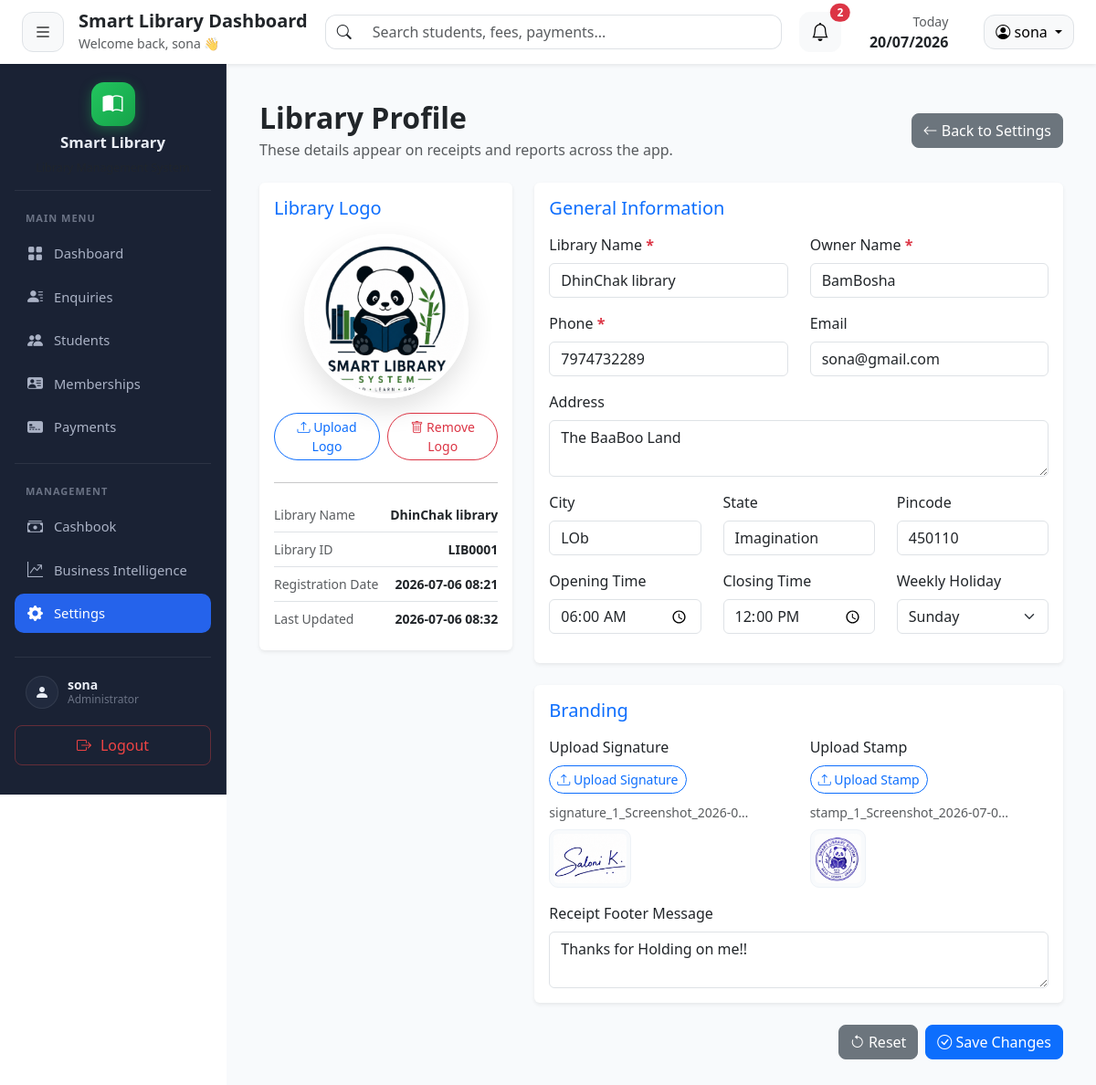
The page /settings/library (signed in) on the database its author committed.
### tables this page shows
CREATE TABLE library_settings (
            setting_id INTEGER PRIMARY KEY AUTOINCREMENT,
            admin_id INTEGER NOT NULL UNIQUE,
            library_name TEXT NOT NULL,
            owner_name TEXT,
            phone TEXT NOT NULL,
            email TEXT,
            address TEXT,
            city TEXT,
            state TEXT,
            pincode TEXT,
            opening_time TEXT,
            closing_time TEXT,
            weekly_holiday TEXT,
            logo_path TEXT,
            stamp_path TEXT,
            signature_path TEXT,
            created_at TIMESTAMP DEFAULT CURRENT_TIMESTAMP,
            updated_at TIMESTAMP DEFAULT CURRENT_TIMESTAMP, receipt_footer TEXT,
            FOREIGN KEY (admin_id) REFERENCES admins(admin_id)
        );

### routes/setting.py (the view, shortened to what this page needs)
@setting_bp.route("/library", methods=["GET", "POST"])
def library_profile():
    if "admin_id" not in session:
        return redirect("/")
    admin_id = session["admin_id"]
    existing = get_library_settings(admin_id)
    is_ajax = request.headers.get("X-Requested-With") == "XMLHttpRequest"
    library_id = f"LIB{admin_id:04d}"
    return render_template(
        "settings/library_profile.html",
        settings=existing,
        library_id=library_id
    )

### templates/settings/library_profile.html (shortened to what this page needs)
{% extends "layouts/base.html" %}
{% block styles %}
<link rel="stylesheet"
      href="{{ url_for('static', filename='css/settings.css') }}">
{% endblock %}
{% block content %}
<div class="container-fluid py-3 settings-page">
    <div class="d-flex justify-content-between align-items-center mb-4">
        <div>
            <h2 class="fw-bold mb-1">
                Library Profile
            </h2>
            <p class="text-muted mb-0">
                These details appear on receipts and reports across the app.
            </p>
        </div>
        <a href="{{ url_for('setting.index') }}" class="btn btn-secondary rounded-3">
            <i class="bi bi-arrow-left"></i>
            Back to Settings
        </a>
    </div>
    <form method="POST"
          action="{{ url_for('setting.library_profile') }}"
          enctype="multipart/form-data"
          id="libraryProfileForm"
          data-has-logo="{{ '1' if settings and settings.logo_path else '0' }}"
          data-remove-logo-url="{{ url_for('setting.remove_library_logo') }}"
          novalidate>
        <div class="row g-4">
            <div class="col-lg-4 library-sidebar">
                <div class="card shadow-sm border-0">
                    <div class="card-body text-center">
                        <h5 class="mb-3 text-primary text-start">
                            Library Logo
                        </h5>
                        <div class="mb-3">
                            {% if settings and settings.logo_path %}
                            <img src="{{ url_for('static', filename=settings.logo_path) }}"
                                 alt="Library Logo"
                                 class="settings-logo-circle"
                                 id="logoPreview">
                            {% else %}
                            <div class="settings-logo-circle-empty" id="logoPreview">
                                <i class="bi bi-building"></i>
                            </div>
                            {% endif %}
                        </div>
                        <div class="d-flex justify-content-center gap-2 mb-4">
                            <label for="logoInput" class="btn btn-outline-primary btn-sm rounded-pill mb-0">
                                <i class="bi bi-upload"></i>
                                Upload Logo
                            </label>
                            <button type="button" id="removeLogoBtn" class="btn btn-outline-danger btn-sm rounded-pill">
                                <i class="bi bi-trash"></i>
                                Remove Logo
                            </button>
                        </div>
                        <hr>
                        <div class="settings-meta-list text-start">
                            <div class="d-flex justify-content-between py-2 border-bottom">
                                <span class="text-muted">Library Name</span>
                                <span class="fw-semibold" id="metaLibraryName">{{ settings.library_name if settings else '—' }}</span>
                            </div>
                            <div class="d-flex justify-content-between py-2 border-bottom">
                                <span class="text-muted">Library ID</span>
                                <span class="fw-semibold">{{ library_id }}</span>
                            </div>
                            <div class="d-flex justify-content-between py-2 border-bottom">
                                <span class="text-muted">Registration Date</span>
                                <span class="fw-semibold" id="metaRegDate">{{ settings.created_at[:16] if settings else '—' }}</span>
                            </div>
                            <div class="d-flex justify-content-between py-2">
                                <span class="text-muted">Last Updated</span>
                                <span class="fw-semibold" id="metaLastUpdated">{{ settings.updated_at[:16] if settings else '—' }}</span>
                            </div>
                        </div>
                    </div>
                </div>
            </div>
            <div class="col-lg-8">
                <div class="card shadow-sm border-0 mb-4">
                    <div class="card-body">
                        <h5 class="mb-3 text-primary">
                            General Information
                        </h5>
                        <div class="row">
                            <div class="col-md-6 mb-3">
                                <label class="form-label">
                                    Library Name <span class="text-danger">*</span>
                                </label>
                                <input type="text"
                                       class="form-control"
                                       name="library_name"
                                       value="{{ settings.library_name if settings else '' }}"
                                       required>
                            </div>
                            <div class="col-md-6 mb-3">
                                <label class="form-label">
                                    Owner Name <span class="text-danger">*</span>
                                </label>
                                <input type="text"
                                       class="form-control"
                                       name="owner_name"
                                       value="{{ settings.owner_name if settings else '' }}"
                                       required>
                            </div>
                            <div class="col-md-6 mb-3">
                                <label class="form-label">
                                    Phone <span class="text-danger">*</span>
                                </label>
                                <input type="tel"
                                       class="form-control"
                                       name="phone"
                                       inputmode="numeric"
                                       value="{{ settings.phone if settings else '' }}"
                                       required>
                            </div>
                            <div class="col-md-6 mb-3">
                                <label class="form-label">
                                    Email
                                </label>
                                <input type="email"
                                       class="form-control"
                                       name="email"
                                       value="{{ settings.email if settings else '' }}">
                            </div>
                            <div class="col-12 mb-3">
                                <label class="form-label">
                                    Address
                                </label>
                                <textarea class="form-control"
                                          name="address"
                                          class="form-control"
                                          rows="2">{{ settings.address if settings else '' }}</textarea>
                            </div>
                            <div class="col-md-4 mb-3">
                                <label class="form-label">
                                    City
                                </label>
                                <input type="text"
                                       class="form-control"
                                       name="city"
                                       value="{{ settings.city if settings else '' }}">
                            </div>
                            <div class="col-md-4 mb-3">
                                <label class="form-label">
                                    State
                                </label>
                                <input type="text"
                                       class="form-control"
                                       name="state"
                                       value="{{ settings.state if settings else '' }}">
                            </div>
                            <div class="col-md-4 mb-3">
                                <label class="form-label">
                                    Pincode
                                </label>
                                <input type="text"
                                       class="form-control"
                                       name="pincode"
                                       value="{{ settings.pincode if settings else '' }}">
                            </div>
                            <div class="col-md-4 mb-3">
                                <label class="form-label">
                                    Opening Time
                                </label>
                                <input type="time"
                                       class="form-control"
                                       name="opening_time"
                                       id="openingTime"
                                       value="{{ settings.opening_time if settings else '' }}">
                            </div>
                            <div class="col-md-4 mb-3">
                                <label class="form-label">
                                    Closing Time
                                </label>
                                <input type="time"
                                       class="form-control"
                                       name="closing_time"
                                       id="closingTime"
                                       value="{{ settings.closing_time if settings else '' }}">
                            </div>
                            <div class="col-md-4 mb-3">
                                <label class="form-label">
                                    Weekly Holiday
                                </label>
                                <select class="form-select" name="weekly_holiday">
                                    {% for day in ["Monday", "Tuesday", "Wednesday", "Thursday", "Friday", "Saturday", "Sunday"] %}
                                    <option value="{{ day }}" {% if settings and settings.weekly_holiday == day %}selected{% endif %}>{{ day }}</option>
                                    {% endfor %}
                                </select>
                            </div>
                        </div>
                    </div>
                </div>
                <div class="card shadow-sm border-0">
                    <div class="card-body">
                        <h5 class="mb-3 text-primary">
                            Branding
                        </h5>
                        <div class="row">
                            <div class="col-md-6 mb-3">
                                <label class="form-label">
                                    Upload Signature
                                </label>
                                <div class="settings-upload-control">
                                    <label for="signatureInput" class="btn btn-outline-primary btn-sm rounded-pill mb-0">
                                        <i class="bi bi-upload"></i>
                                        Upload Signature
                                    </label>
                                    <span class="settings-filename text-muted small" id="signatureFilename">
                                        {{ settings.signature_path.split('/')[-1] if settings and settings.signature_path else 'No file selected' }}
                                    </span>
                                </div>
                                <div class="settings-doc-preview mt-2" id="signaturePreviewWrap">
                                    {% if settings and settings.signature_path %}
                                    <img src="{{ url_for('static', filename=settings.signature_path) }}"
                                         alt="Signature preview"
                                         class="settings-doc-preview-img">
                                    {% endif %}
                                </div>
                            </div>
                            <div class="col-md-6 mb-3">
                                <label class="form-label">
                                    Upload Stamp
                                </label>
                                <div class="settings-upload-control">
                                    <label for="stampInput" class="btn btn-outline-primary btn-sm rounded-pill mb-0">
                                        <i class="bi bi-upload"></i>
                                        Upload Stamp
                                    </label>
                                    <span class="settings-filename text-muted small" id="stampFilename">
                                        {{ settings.stamp_path.split('/')[-1] if settings and settings.stamp_path else 'No file selected' }}
                                    </span>
                                </div>
                                <div class="settings-doc-preview mt-2" id="stampPreviewWrap">
                                    {% if settings and settings.stamp_path %}
                                    <img src="{{ url_for('static', filename=settings.stamp_path) }}"
                                         alt="Stamp preview"
                                         class="settings-doc-preview-img">
                                    {% endif %}
                                </div>
                            </div>
                            <div class="col-12">
                                <label class="form-label">
                                    Receipt Footer Message
                                </label>
                                <textarea class="form-control"
                                          name="receipt_footer"
                                          rows="2"
                                          placeholder="e.g. Thank you for visiting! Fees once paid are non-refundable.">{{ settings.receipt_footer if settings else '' }}</textarea>
                            </div>
                        </div>
                    </div>
                </div>
            </div>
        </div>
        <div class="d-flex justify-content-end gap-2 mt-4">
            <button type="reset" class="btn btn-secondary rounded-3">
                <i class="bi bi-arrow-counterclockwise"></i>
                Reset
            </button>
            <button type="submit" class="btn btn-primary rounded-3" id="saveChangesBtn">
                <i class="bi bi-check-circle" id="saveIcon"></i>
                <span id="saveButtonText">Save Changes</span>
            </button>
        </div>
    </form>
    <div class="toast-container position-fixed top-0 end-0 p-3" style="z-index: 1080;">
    </div>
</div>
{% endblock %}

### rows shown on the page
library_settings: logo_path (picture), library_name "DhinChak library", created_at "2026-07-06 08:21", updated_at "2026-07-06 08:32", owner_name "BamBosha", phone "7974732289", email "sona@gmail.com", address "The BaaBoo Land", city "LOb", state "Imagination", pincode "450110", opening_time "06:00", closing_time "12:00", weekly_holiday "Sunday", signature_path "signature_1_Screenshot_2026-0…", signature_path (picture), stamp_path "stamp_1_Screenshot_2026-07-0…", stamp_path (picture), receipt_footer "Thanks for Holding on me!!"

### other values the page prints
{{ session.get('username', 'Admin') }} "sona"
{{ counts.total }} "2"
{{ library_id }} "LIB0001"
